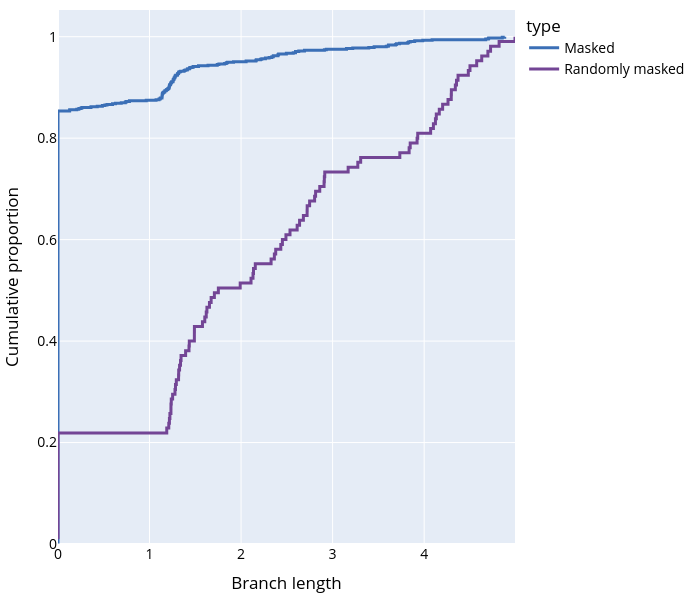

The code cell stored with this chart in its notebook:
### Code cell
# PLOT THE ECDF PLOT OF columns masked and random of df_psmp and df_psmp_random


# clip masked up at 10
df_to_plot['distance'] = df_to_plot['distance'].clip(upper=10)

# ECDF of col masked with label type

fig = px.ecdf(
    df_to_plot,
    x='distance',
    color='type',
    labels={'distance': 'Branch length'},
    color_discrete_sequence=['#3B6FB6', '#734595']
)
fig.update_layout(xaxis_title='Branch length', yaxis_title='Cumulative proportion')
fig.update_traces(line_width=3) 

fig.update_layout(width=700, height=600)

# Change font color and size
fig.update_layout(margin=dict(l=40, r=40, t=10, b=40),
                  font=dict(color="#000000", size=14))

# fig.add_vline(x=5, line_dash='dash', line_color='black', annotation_text='Branch length = 5', annotation_position='top right')

# Hatch 0 - 10 area
# fig.add_shape(
#     type="rect",
#     x0=0,
#     y0=0,
#     x1=2,
#     y1=1.1,
#     fillcolor="rgba(0, 0, 0, 0.1)",
#     line=dict(color="rgba(0, 0, 0, 0)"),
# )

fig.write_html("../figs/distance_ecdf.html")
# fig.show()

fig

### Figure 1 — Plotly figure (JSON) as saved in the notebook; plotly's stock layout.template omitted (floating-point values rounded to 4 significant figures; data arrays with more than 128 entries replaced by an {"elided": "..."} marker saying what was removed)
{"data": [{"hovertemplate": "type=Masked<br>Branch length=%{x}<br>probability=%{y}<extra></extra>", "legendgroup": "Masked", "line": {"dash": "solid", "shape": "hv", "width": 3}, "marker": {"color": "#3B6FB6", "symbol": "circle"}, "mode": "lines", "name": "Masked", "orientation": "v", "showlegend": true, "type": "scatter", "x": {"elided": "854 float values"}, "xaxis": "x", "y": {"elided": "854 float values"}, "yaxis": "y"}, {"hovertemplate": "type=Randomly masked<br>Branch length=%{x}<br>probability=%{y}<extra></extra>", "legendgroup": "Randomly masked", "line": {"dash": "solid", "shape": "hv", "width": 3}, "marker": {"color": "#734595", "symbol": "circle"}, "mode": "lines", "name": "Randomly masked", "orientation": "v", "showlegend": true, "type": "scatter", "x": [0.0, 0.0, 0.0, 0.0, 0.0, 0.0, 0.0, 0.0, 0.0, 0.0, 0.0, 0.0, 0.0, 0.0, 0.0, 0.0, 0.0, 0.0, 0.0, 0.0, 0.0, 0.0, 0.0, 1.188, 1.21, 1.217, 1.222, 1.234, 1.234, 1.237, 1.252, 1.278, 1.283, 1.293, 1.317, 1.319, 1.328, 1.339, 1.344, 1.394, 1.431, 1.434, 1.49, 1.49, 1.49, 1.578, 1.604, 1.619, 1.627, 1.655, 1.673, 1.708, 1.752, 1.99, 2.109, 2.13, 2.136, 2.155, 2.328, 2.364, 2.378, 2.434, 2.451, 2.49, 2.534, 2.613, 2.639, 2.681, 2.721, 2.722, 2.749, 2.803, 2.814, 2.859, 2.907, 2.909, 2.914, 3.17, 3.275, 3.306, 3.734, 3.836, 3.848, 3.923, 3.93, 4.071, 4.101, 4.123, 4.133, 4.165, 4.202, 4.261, 4.296, 4.297, 4.341, 4.353, 4.37, 4.482, 4.501, 4.574, 4.629, 4.696, 4.725, 4.819, 4.992], "xaxis": "x", "y": [0.009524, 0.01905, 0.02857, 0.0381, 0.04762, 0.05714, 0.06667, 0.07619, 0.08571, 0.09524, 0.1048, 0.1143, 0.1238, 0.1333, 0.1429, 0.1524, 0.1619, 0.1714, 0.181, 0.1905, 0.2, 0.2095, 0.219, 0.2286, 0.2381, 0.2476, 0.2571, 0.2667, 0.2762, 0.2857, 0.2952, 0.3048, 0.3143, 0.3238, 0.3333, 0.3429, 0.3524, 0.3619, 0.3714, 0.381, 0.3905, 0.4, 0.4095, 0.419, 0.4286, 0.4381, 0.4476, 0.4571, 0.4667, 0.4762, 0.4857, 0.4952, 0.5048, 0.5143, 0.5238, 0.5333, 0.5429, 0.5524, 0.5619, 0.5714, 0.581, 0.5905, 0.6, 0.6095, 0.619, 0.6286, 0.6381, 0.6476, 0.6571, 0.6667, 0.6762, 0.6857, 0.6952, 0.7048, 0.7143, 0.7238, 0.7333, 0.7429, 0.7524, 0.7619, 0.7714, 0.781, 0.7905, 0.8, 0.8095, 0.819, 0.8286, 0.8381, 0.8476, 0.8571, 0.8667, 0.8762, 0.8857, 0.8952, 0.9048, 0.9143, 0.9238, 0.9333, 0.9429, 0.9524, 0.9619, 0.9714, 0.981, 0.9905, 1.0], "yaxis": "y"}], "layout": {"font": {"color": "#000000", "size": 14}, "height": 600, "legend": {"title": {"text": "type"}, "tracegroupgap": 0}, "margin": {"b": 40, "l": 40, "r": 40, "t": 10}, "width": 700, "xaxis": {"anchor": "y", "domain": [0, 1], "title": {"text": "Branch length"}}, "yaxis": {"anchor": "x", "domain": [0, 1], "rangemode": "tozero", "title": {"text": "Cumulative proportion"}}}}
